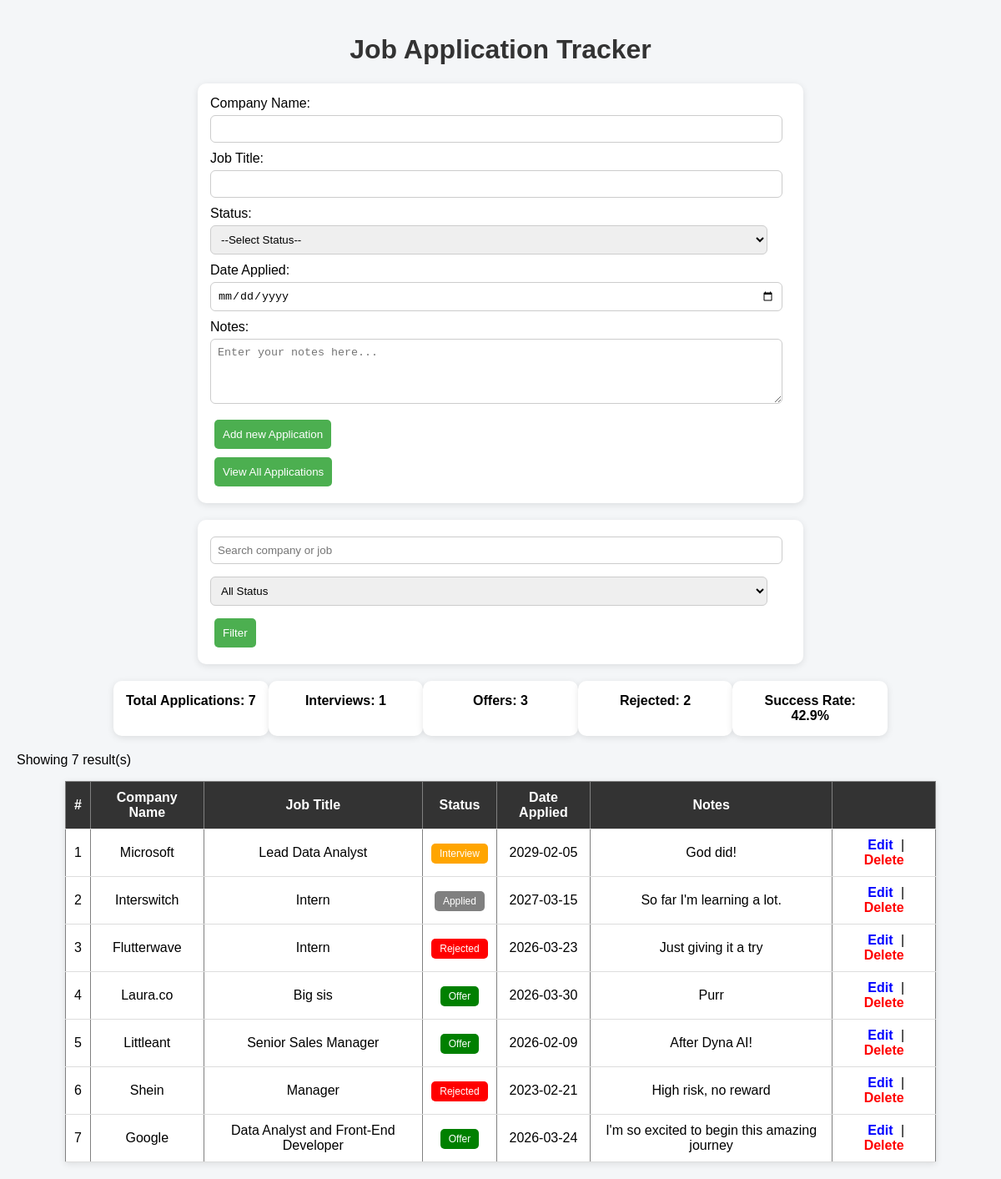
The page / on the database its author committed.
### tables this page shows
CREATE TABLE applications (
        id INTEGER PRIMARY KEY AUTOINCREMENT,
        company TEXT,
        job TEXT,
        status TEXT,
        date_applied TEXT,
        notes TEXT
    );

### app.py (the view)
@app.route("/")
def home():
    search = request.args.get("search", "")
    status = request.args.get("status", "")
    conn = sqlite3.connect("database.db")
    cursor = conn.cursor()
    query = "SELECT * FROM applications WHERE 1=1"
    params = []
    if search:
        query += " AND (company LIKE ? OR job LIKE ?)"
        params.append(f"%{search}%")
        params.append(f"%{search}%")
    if status:
        query += " AND status = ?"
        params.append(status)
    cursor.execute(query, params)
    applications = cursor.fetchall()
    cursor.execute("SELECT COUNT(*) FROM applications")
    total = cursor.fetchone()[0]
    cursor.execute("SELECT COUNT(*) FROM applications WHERE status='Interview'")
    interviews = cursor.fetchone()[0]
    cursor.execute("SELECT COUNT(*) FROM applications WHERE status='Offer'")
    offers = cursor.fetchone()[0]
    cursor.execute("SELECT COUNT(*) FROM applications WHERE status='Rejected'")
    rejected = cursor.fetchone()[0]
    labels = ["Applied", "Interview", "Offer", "Rejected"]
    values = []
    for label in labels:
        cursor.execute("SELECT COUNT(*) FROM applications WHERE status=?", (label,))
        values.append(cursor.fetchone()[0])
    chart_data = {
        "labels": labels,
        "values": values
    }
    if total > 0:
        success_rate = (offers / total) * 100
    else:
        success_rate = 0
    success_rate=round(success_rate, 1)
    conn.close()
    return render_template("index.html",
                           applications=applications,
                           total=total,
                           interviews=interviews,
                           offers=offers,
                           rejected=rejected,
                           success_rate=success_rate,
                           chart_data=json.dumps(chart_data)
                           )

### templates/index.html (shortened to what this page needs)
<!DOCTYPE html>
<html>
<head>
    <link rel="stylesheet" href="{{ url_for('static', filename='style.css') }}">
</head>
<body>
    <h1>Job Application Tracker</h1>
        <div>
            <form method="POST" action="/add">
                <label class="label">Company Name: </label>
                <input type="text" id="company" name="company" required><br>
                <label class="label">Job Title: </label>
                <input type="text" id="job" name="job" required><br>
                <label for="status" class="label">Status: </label>
                <select id="status" name="status" required>
                    <option value="">--Select Status--</option>
                </select><br>
                <label class="label">Date Applied: </label>
                <input type="date" name="date_applied" required><br>
                <label class="label">Notes: </label><br>
                <textarea id="notes" name="notes" rows="4" cols="50" placeholder="Enter your notes here..."></textarea>
        <section>
            <button>Add new Application</button>
            <br><button type="button" onclick="window.location.href='/'">View All Applications</button>
        </section>
            </form>
        </div>
        <form method="GET" action="/">
            <input type="text" name="search" value="{{ request.args.get('search','')}}" placeholder="Search company or job">
            <select name="status">
                <option value="">All Status</option>
            </select>
            <button type="submit">Filter</button>
        </form>
        <div class = "stats-container">
            <div class="card">Total Applications: {{ total }}</div>
            <div class="card">Interviews: {{ interviews }}</div>
            <div class="card">Offers: {{ offers }}</div>
            <div class="card">Rejected: {{ rejected }}</div>
            <div class="card">Success Rate: {{ success_rate}}%</div>
        </div>
        <p>
            Showing {{ applications|length}} result(s)
        </p>
        <div>
            <table border="1">
                <thead>
                    <tr>
                        <th>#</th>
                        <th>Company Name</th>
                        <th>Job Title</th>
                        <th>Status</th>
                        <th>Date Applied</th>
                        <th>Notes</th>
                        <th></th>
                    </tr>
                </thead>
                <tbody>
                    {% if applications %}
                        {% for app in applications %}
                        <tr>
                            <td>{{ loop.index }}</td>
                            <td>{{ app[1] }}</td>
                            <td>{{ app[2] }}</td>
                            <td>
                                <span class="status {{ app[3] }}">
                                    {{ app[3] }}
                                </span>
                            </td>
                            <td>{{ app[4] }}</td>
                            <td>{{ app[5] }}</td>
                            <td>
                                <a href="/edit/{{ app[0] }}">Edit</a>
                                |
                                <a href="/delete/{{ app[0] }}" onclick="return confirm('Are you sure you want to delete this?')">Delete</a>
                            </td>
                        </tr>
                        {% endfor %}
                    {% else %}
                        <tr>
                            <td colspan="7">No results found for your search/filter 🔍</td>
                        </tr>
                    {% endif %}
                </tbody>
            </table>
        </div>
</body>
</html>

### static/style.css (style rules this page uses)
body { font-family: Arial, sans-serif; background-color: #f4f6f8; margin: 0; padding: 20px; }
h1 { text-align: center; color: #333; }
form { background: white; padding: 15px; border-radius: 10px; width: 60%; margin: 0 auto 20px auto; box-shadow: 0 2px 8px rgba(0,0,0,0.1) }
input, select, textarea { width: 96%; padding: 8px; margin: 5px 0 10px 0; border-radius: 6px; border: 1px solid #ccc; }
button { background-color: #4CAF50; color: white; padding: 10px; margin: 5px; border: none; border-radius: 5px; cursor: pointer; }
table { width: 90%; margin: auto; border-collapse: collapse; background: white; box-shadow: 0 2px 8px rgba(0,0,0,0.1); }
th, td { padding: 10px; text-align: center; border-bottom: 1px solid #ddd; }
th { background-color: #333; color: white; }
a { text-decoration: none; margin: 0 5px; font-weight: bold; }
a[href*="edit"] { color: blue; }
a[href*="delete"] { color: red; }
.status { padding: 5px 10px; border-radius: 5px; color: white; font-size: 12px; }
.status.Applied { background: gray; }
.status.Interview { background: orange; }
.status.Rejected { background: red; }
.status.Offer { background: green; }
.stats-container { display: flex; justify-content: space-around; margin: 20px auto; width: 80% }
.card { background: white; padding: 15px; border-radius: 10px; width: 20%; text-align: center; font-weight: bold; box-shadow: 0 2px 8px rgba(0,0,0,0.1); }

### rows shown on the page
applications: company "Microsoft", job "Lead Data Analyst", status "Interview", date_applied "2029-02-05", notes "God did!"
applications: company "Interswitch", job "Intern", status "Applied", date_applied "2027-03-15", notes "So far I'm learning a lot."
applications: company "Flutterwave", job "Intern", status "Rejected", date_applied "2026-03-23", notes "Just giving it a try"
applications: company "Laura.co", job "Big sis", status "Offer", date_applied "2026-03-30", notes "Purr"
applications: company "Littleant", job "Senior Sales Manager", status "Offer", date_applied "2026-02-09", notes "After Dyna AI!"
applications: company "Shein", job "Manager", status "Rejected", date_applied "2023-02-21", notes "High risk, no reward"
applications: company "Google", job "Data Analyst and Front-End Developer", status "Offer", date_applied "2026-03-24", notes "I'm so excited to begin this amazing journey"

### other values the page prints
{{ total }} "7"
{{ interviews }} "1"
{{ offers }} "3"
{{ rejected }} "2"
{{ success_rate }} "42.9"
{{ applications|length }} "7"
